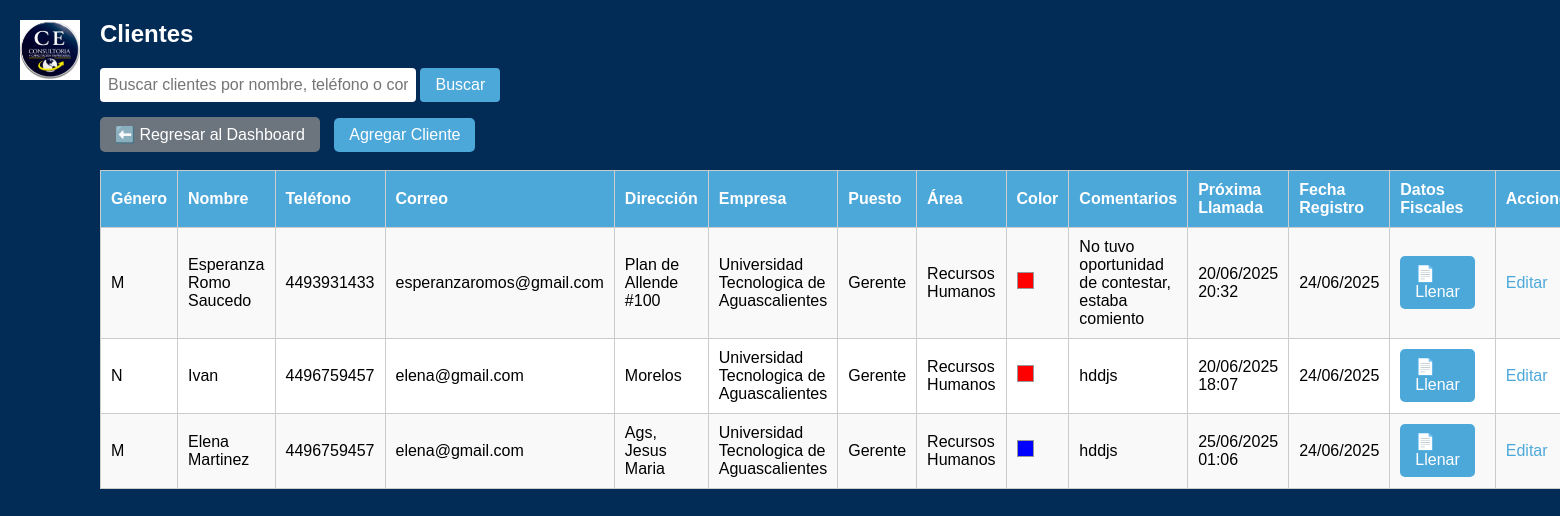
Screenshot of /clientes.php (signed in) with the database file from the repository.
### tables this page shows
CREATE TABLE `clientes` (
  `id` int(11) NOT NULL AUTO_INCREMENT,
  `genero` char(1) DEFAULT 'N',
  `nombre` varchar(100) NOT NULL,
  `telefono` varchar(20) DEFAULT NULL,
  `correo` varchar(100) DEFAULT NULL,
  `direccion` text DEFAULT NULL,
  `fecha_registro` datetime DEFAULT current_timestamp(),
  `empresa` varchar(255) DEFAULT NULL,
  `puesto` varchar(100) DEFAULT NULL,
  `area` varchar(100) DEFAULT NULL,
  `estatus_color` varchar(7) DEFAULT '#808080',
  `comentarios` text DEFAULT NULL,
  `proxima_llamada` datetime DEFAULT NULL,
  PRIMARY KEY (`id`)
);

### clientes.php (the view, shortened to what this page needs)
<?php
include("config/db.php");
$buscar = isset($_GET['buscar']) ? $conn->real_escape_string($_GET['buscar']) : '';
if ($buscar) {
    $sql = "SELECT * FROM clientes WHERE nombre LIKE '%$buscar%' OR telefono LIKE '%$buscar%' OR correo LIKE '%$buscar%' ORDER BY fecha_registro DESC";
} else {
    $sql = "SELECT * FROM clientes ORDER BY fecha_registro DESC";
}
$resultado = $conn->query($sql);
?>
<!DOCTYPE html>
<html lang="es">
<head>
</head>
<body>
<img src="img/consultoria.png.jpg" alt="Logo" class="logo">
<h2>Clientes</h2>
<form method="get" action="clientes.php" class="buscar-form">
    <input type="text" name="buscar" placeholder="Buscar clientes por nombre, teléfono o correo" value="<?= htmlspecialchars($buscar) ?>">
    <button type="submit" class="buscar-btn">Buscar</button>
</form>
<a class="boton regresar" href="dashboard.php">⬅️ Regresar al Dashboard</a>
<a class="boton" href="form_cliente.php">Agregar Cliente</a>
<br><br>
<table>
    <tr>
        <th>Género</th>
        <th>Nombre</th>
        <th>Teléfono</th>
        <th>Correo</th>
        <th>Dirección</th>
        <th>Empresa</th>
        <th>Puesto</th>
        <th>Área</th>
        <th>Color</th>
        <th>Comentarios</th>
        <th>Próxima Llamada</th>
        <th>Fecha Registro</th>
        <th>Datos Fiscales</th>
        <th>Acciones</th>
    </tr>
    <?php while ($cliente = $resultado->fetch_assoc()): ?>
    <tr>
        <td><?= htmlspecialchars($cliente['genero']) ?></td>
        <td><?= htmlspecialchars($cliente['nombre']) ?></td>
        <td><?= htmlspecialchars($cliente['telefono']) ?></td>
        <td><?= htmlspecialchars($cliente['correo']) ?></td>
        <td><?= htmlspecialchars($cliente['direccion']) ?></td>
        <td><?= htmlspecialchars($cliente['empresa']) ?></td>
        <td><?= htmlspecialchars($cliente['puesto']) ?></td>
        <td><?= htmlspecialchars($cliente['area']) ?></td>
        <td>
            <span style="display:inline-block; width:15px; height:15px; background-color:<?= htmlspecialchars($cliente['estatus_color']) ?>; border:1px solid #999;"></span>
        </td>
        <td><?= nl2br(htmlspecialchars($cliente['comentarios'])) ?></td>
        <td><?= $cliente['proxima_llamada'] ? date("d/m/Y H:i", strtotime($cliente['proxima_llamada'])) : '—' ?></td>
        <td><?= date("d/m/Y", strtotime($cliente['fecha_registro'])) ?></td>
        <td>
            <a href="datos_fiscales.php?id=<?= $cliente['id'] ?>" class="boton">📄 Llenar</a>
        </td>
        <td class="acciones">
            <a href="form_cliente.php?id=<?= $cliente['id'] ?>">Editar</a>
        </td>
    </tr>
    <?php endwhile; ?>
</table>
</body>
</html>

### clientes.php (style rules this page uses)
body { font-family: Arial, sans-serif; padding: 20px 20px 20px 100px; margin: 0; background-color: rgb(2, 44, 86); color: #fff; }
.logo { position: fixed; top: 20px; left: 20px; width: 60px; height: auto; z-index: 1000; }
h2 { margin-top: 0; }
form.buscar-form { margin-bottom: 15px; }
input[type="text"] { padding: 8px; width: 300px; border-radius: 4px; border: none; font-size: 16px; }
button.buscar-btn { padding: 8px 15px; background-color: #4DA8DA; color: white; border: none; border-radius: 4px; cursor: pointer; font-size: 16px; }
table { width: 100%; border-collapse: collapse; background: white; color: #000; }
th, td { padding: 10px; border: 1px solid #ccc; text-align: left; }
th { background-color: #4DA8DA; color: white; }
tr:nth-child(even) { background-color: #f9f9f9; }
a.boton { padding: 8px 15px; background: #4DA8DA; color: white; text-decoration: none; border-radius: 5px; margin-right: 10px; display: inline-block; }
a.boton.regresar { background-color: #6c757d; }
.acciones a { margin-right: 5px; text-decoration: none; color: #4DA8DA; }

### rows the page displays
clientes: genero "M", nombre "Esperanza Romo Saucedo", telefono "4493931433", correo "esperanzaromos@gmail.com", direccion "Plan de Allende #100", empresa "Universidad Tecnologica de Aguascalientes", puesto "Gerente", area "Recursos Humanos", comentarios "No tuvo oportunidad de contestar, estaba comiento", proxima_llamada "20/06/2025 20:32", fecha_registro "24/06/2025"
clientes: genero "N", nombre "Ivan", telefono "4496759457", correo "elena@gmail.com", direccion "Morelos", empresa "Universidad Tecnologica de Aguascalientes", puesto "Gerente", area "Recursos Humanos", comentarios "hddjs", proxima_llamada "20/06/2025 18:07", fecha_registro "24/06/2025"
clientes: genero "M", nombre "Elena Martinez", telefono "4496759457", correo "elena@gmail.com", direccion "Ags, Jesus Maria", empresa "Universidad Tecnologica de Aguascalientes", puesto "Gerente", area "Recursos Humanos", comentarios "hddjs", proxima_llamada "25/06/2025 01:06", fecha_registro "24/06/2025"
